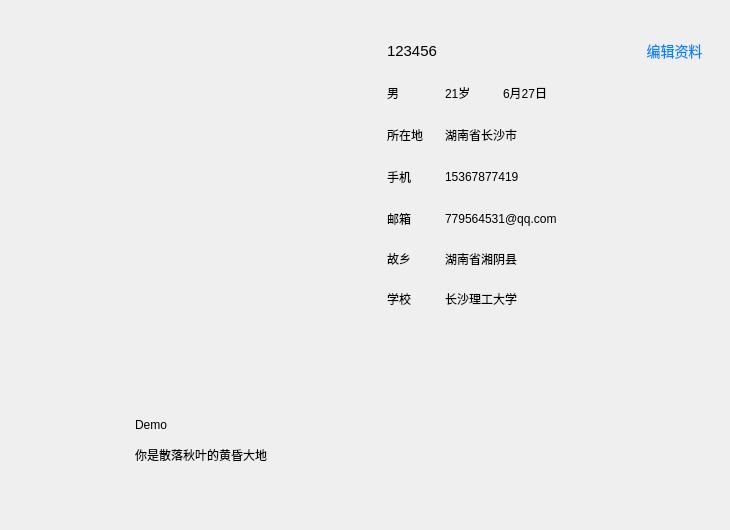
<?xml version="1.0" encoding="UTF-8"?>
<ui version="4.0">
 <class>UserInfoWidget</class>
 <widget class="QWidget" name="UserInfoWidget">
  <property name="geometry">
   <rect>
    <x>0</x>
    <y>0</y>
    <width>730</width>
    <height>530</height>
   </rect>
  </property>
  <property name="minimumSize">
   <size>
    <width>730</width>
    <height>530</height>
   </size>
  </property>
  <property name="maximumSize">
   <size>
    <width>730</width>
    <height>530</height>
   </size>
  </property>
  <property name="windowTitle">
   <string>Form</string>
  </property>
  <property name="styleSheet">
   <string notr="true"/>
  </property>
  <layout class="QVBoxLayout" name="verticalLayout_4">
   <property name="spacing">
    <number>0</number>
   </property>
   <property name="leftMargin">
    <number>0</number>
   </property>
   <property name="topMargin">
    <number>0</number>
   </property>
   <property name="rightMargin">
    <number>0</number>
   </property>
   <property name="bottomMargin">
    <number>0</number>
   </property>
   <item>
    <layout class="QHBoxLayout" name="horizontalLayout_3">
     <property name="spacing">
      <number>0</number>
     </property>
     <item>
      <widget class="QFrame" name="frame">
       <property name="enabled">
        <bool>true</bool>
       </property>
       <property name="maximumSize">
        <size>
         <width>360</width>
         <height>520</height>
        </size>
       </property>
       <property name="styleSheet">
        <string notr="true">border:0px;</string>
       </property>
       <property name="frameShape">
        <enum>QFrame::NoFrame</enum>
       </property>
       <property name="frameShadow">
        <enum>QFrame::Raised</enum>
       </property>
       <property name="lineWidth">
        <number>0</number>
       </property>
       <layout class="QVBoxLayout" name="verticalLayout_5">
        <property name="spacing">
         <number>0</number>
        </property>
        <property name="leftMargin">
         <number>0</number>
        </property>
        <property name="topMargin">
         <number>0</number>
        </property>
        <property name="rightMargin">
         <number>0</number>
        </property>
        <property name="bottomMargin">
         <number>0</number>
        </property>
        <item>
         <layout class="QVBoxLayout" name="verticalLayout_2">
          <property name="spacing">
           <number>0</number>
          </property>
          <item>
           <widget class="QLabel" name="bigIcon">
            <property name="minimumSize">
             <size>
              <width>350</width>
              <height>350</height>
             </size>
            </property>
            <property name="maximumSize">
             <size>
              <width>350</width>
              <height>350</height>
             </size>
            </property>
            <property name="text">
             <string/>
            </property>
           </widget>
          </item>
          <item>
           <spacer name="verticalSpacer_3">
            <property name="orientation">
             <enum>Qt::Vertical</enum>
            </property>
            <property name="sizeHint" stdset="0">
             <size>
              <width>20</width>
              <height>40</height>
             </size>
            </property>
           </spacer>
          </item>
          <item>
           <layout class="QHBoxLayout" name="horizontalLayout">
            <property name="spacing">
             <number>0</number>
            </property>
            <item>
             <spacer name="horizontalSpacer">
              <property name="orientation">
               <enum>Qt::Horizontal</enum>
              </property>
              <property name="sizeHint" stdset="0">
               <size>
                <width>40</width>
                <height>20</height>
               </size>
              </property>
             </spacer>
            </item>
            <item>
             <widget class="QLabel" name="label_4">
              <property name="minimumSize">
               <size>
                <width>60</width>
                <height>60</height>
               </size>
              </property>
              <property name="maximumSize">
               <size>
                <width>60</width>
                <height>60</height>
               </size>
              </property>
              <property name="styleSheet">
               <string notr="true">background:transparent;</string>
              </property>
              <property name="text">
               <string/>
              </property>
             </widget>
            </item>
            <item>
             <layout class="QVBoxLayout" name="verticalLayout">
              <property name="spacing">
               <number>0</number>
              </property>
              <item>
               <widget class="QLabel" name="nick">
                <property name="minimumSize">
                 <size>
                  <width>150</width>
                  <height>0</height>
                 </size>
                </property>
                <property name="maximumSize">
                 <size>
                  <width>150</width>
                  <height>16777215</height>
                 </size>
                </property>
                <property name="text">
                 <string>Demo</string>
                </property>
               </widget>
              </item>
              <item>
               <widget class="QLabel" name="signature">
                <property name="minimumSize">
                 <size>
                  <width>150</width>
                  <height>0</height>
                 </size>
                </property>
                <property name="maximumSize">
                 <size>
                  <width>150</width>
                  <height>16777215</height>
                 </size>
                </property>
                <property name="text">
                 <string>你是散落秋叶的黄昏大地</string>
                </property>
               </widget>
              </item>
             </layout>
            </item>
            <item>
             <spacer name="horizontalSpacer_2">
              <property name="orientation">
               <enum>Qt::Horizontal</enum>
              </property>
              <property name="sizeHint" stdset="0">
               <size>
                <width>37</width>
                <height>57</height>
               </size>
              </property>
             </spacer>
            </item>
           </layout>
          </item>
          <item>
           <spacer name="verticalSpacer_2">
            <property name="orientation">
             <enum>Qt::Vertical</enum>
            </property>
            <property name="sizeHint" stdset="0">
             <size>
              <width>20</width>
              <height>40</height>
             </size>
            </property>
           </spacer>
          </item>
         </layout>
        </item>
       </layout>
       <zorder></zorder>
      </widget>
     </item>
     <item>
      <layout class="QVBoxLayout" name="verticalLayout_3">
       <property name="spacing">
        <number>0</number>
       </property>
       <item>
        <layout class="QGridLayout" name="gridLayout">
         <property name="horizontalSpacing">
          <number>5</number>
         </property>
         <property name="verticalSpacing">
          <number>20</number>
         </property>
         <item row="2" column="0">
          <widget class="QLabel" name="label_6">
           <property name="minimumSize">
            <size>
             <width>22</width>
             <height>22</height>
            </size>
           </property>
           <property name="maximumSize">
            <size>
             <width>22</width>
             <height>22</height>
            </size>
           </property>
           <property name="styleSheet">
            <string notr="true">border-image:url(:/res/Info/sex_age.png);</string>
           </property>
           <property name="text">
            <string/>
           </property>
          </widget>
         </item>
         <item row="2" column="1">
          <widget class="QLabel" name="sex">
           <property name="text">
            <string>男</string>
           </property>
          </widget>
         </item>
         <item row="7" column="1">
          <widget class="QLabel" name="label_26">
           <property name="text">
            <string>学校</string>
           </property>
          </widget>
         </item>
         <item row="5" column="2" colspan="5">
          <widget class="QLabel" name="email">
           <property name="text">
            <string>779564531@qq.com</string>
           </property>
          </widget>
         </item>
         <item row="3" column="0">
          <widget class="QLabel" name="label_19">
           <property name="minimumSize">
            <size>
             <width>22</width>
             <height>22</height>
            </size>
           </property>
           <property name="maximumSize">
            <size>
             <width>22</width>
             <height>22</height>
            </size>
           </property>
           <property name="styleSheet">
            <string notr="true">border-image:url(:/res/Info/residence_place.png)</string>
           </property>
           <property name="text">
            <string/>
           </property>
          </widget>
         </item>
         <item row="0" column="0">
          <widget class="QLabel" name="label_28">
           <property name="minimumSize">
            <size>
             <width>0</width>
             <height>20</height>
            </size>
           </property>
           <property name="text">
            <string/>
           </property>
          </widget>
         </item>
         <item row="5" column="1">
          <widget class="QLabel" name="label_27">
           <property name="text">
            <string>邮箱</string>
           </property>
          </widget>
         </item>
         <item row="6" column="1">
          <widget class="QLabel" name="label_24">
           <property name="text">
            <string>故乡</string>
           </property>
          </widget>
         </item>
         <item row="4" column="2" colspan="5">
          <widget class="QLabel" name="phone">
           <property name="text">
            <string>15367877419</string>
           </property>
          </widget>
         </item>
         <item row="7" column="0">
          <widget class="QLabel" name="label_11">
           <property name="minimumSize">
            <size>
             <width>22</width>
             <height>22</height>
            </size>
           </property>
           <property name="maximumSize">
            <size>
             <width>22</width>
             <height>22</height>
            </size>
           </property>
           <property name="styleSheet">
            <string notr="true">border-image:url(:/res/Info/school.png);</string>
           </property>
           <property name="text">
            <string/>
           </property>
          </widget>
         </item>
         <item row="2" column="2">
          <widget class="QLabel" name="age">
           <property name="text">
            <string>21岁</string>
           </property>
          </widget>
         </item>
         <item row="1" column="5" colspan="2">
          <widget class="QPushButton" name="pushButton">
           <property name="styleSheet">
            <string notr="true">color:rgb(0, 132, 255);
border:0px;
font:14px;</string>
           </property>
           <property name="text">
            <string>编辑资料</string>
           </property>
          </widget>
         </item>
         <item row="5" column="0">
          <widget class="QLabel" name="label_7">
           <property name="minimumSize">
            <size>
             <width>22</width>
             <height>22</height>
            </size>
           </property>
           <property name="maximumSize">
            <size>
             <width>22</width>
             <height>22</height>
            </size>
           </property>
           <property name="styleSheet">
            <string notr="true">border-image:url(:/res/Info/email.png);</string>
           </property>
           <property name="text">
            <string>&lt;html&gt;&lt;head/&gt;&lt;body&gt;&lt;p&gt;&lt;br/&gt;&lt;/p&gt;&lt;/body&gt;&lt;/html&gt;</string>
           </property>
          </widget>
         </item>
         <item row="6" column="0">
          <widget class="QLabel" name="label_23">
           <property name="styleSheet">
            <string notr="true">border-image:url(:/res/Info/home_land.png)</string>
           </property>
           <property name="text">
            <string/>
           </property>
          </widget>
         </item>
         <item row="4" column="0">
          <widget class="QLabel" name="label_17">
           <property name="minimumSize">
            <size>
             <width>22</width>
             <height>22</height>
            </size>
           </property>
           <property name="maximumSize">
            <size>
             <width>22</width>
             <height>22</height>
            </size>
           </property>
           <property name="styleSheet">
            <string notr="true">border-image:url(:/res/Info/phone.png);</string>
           </property>
           <property name="text">
            <string/>
           </property>
          </widget>
         </item>
         <item row="1" column="0">
          <widget class="QLabel" name="label_5">
           <property name="minimumSize">
            <size>
             <width>22</width>
             <height>22</height>
            </size>
           </property>
           <property name="maximumSize">
            <size>
             <width>22</width>
             <height>22</height>
            </size>
           </property>
           <property name="styleSheet">
            <string notr="true">border-image:url(:/res/Info/account.png);</string>
           </property>
           <property name="text">
            <string/>
           </property>
          </widget>
         </item>
         <item row="3" column="1">
          <widget class="QLabel" name="label_21">
           <property name="text">
            <string>所在地</string>
           </property>
          </widget>
         </item>
         <item row="4" column="1">
          <widget class="QLabel" name="label_22">
           <property name="text">
            <string>手机</string>
           </property>
          </widget>
         </item>
         <item row="3" column="2" colspan="5">
          <widget class="QLabel" name="location">
           <property name="text">
            <string>湖南省长沙市</string>
           </property>
          </widget>
         </item>
         <item row="6" column="2" colspan="5">
          <widget class="QLabel" name="hometown">
           <property name="text">
            <string>湖南省湘阴县</string>
           </property>
          </widget>
         </item>
         <item row="1" column="1" colspan="4">
          <widget class="QLabel" name="account">
           <property name="minimumSize">
            <size>
             <width>0</width>
             <height>0</height>
            </size>
           </property>
           <property name="maximumSize">
            <size>
             <width>16777215</width>
             <height>16777215</height>
            </size>
           </property>
           <property name="text">
            <string>&lt;!DOCTYPE HTML PUBLIC &quot;-//W3C//DTD HTML 4.0//EN&quot; &quot;http://www.w3.org/TR/REC-html40/strict.dtd&quot;&gt;
&lt;html&gt;&lt;head&gt;&lt;meta name=&quot;qrichtext&quot; content=&quot;1&quot; /&gt;&lt;style type=&quot;text/css&quot;&gt;
p, li { white-space: pre-wrap; }
&lt;/style&gt;&lt;/head&gt;&lt;body style=&quot; font-family:'Noto Sans CJK SC'; font-size:9pt; font-weight:400; font-style:normal;&quot;&gt;
&lt;p style=&quot; margin-top:0px; margin-bottom:0px; margin-left:0px; margin-right:0px; -qt-block-indent:0; text-indent:0px;&quot;&gt;&lt;span style=&quot; font-size:11pt;&quot;&gt;123456&lt;/span&gt;&lt;/p&gt;&lt;/body&gt;&lt;/html&gt;</string>
           </property>
          </widget>
         </item>
         <item row="2" column="3" colspan="3">
          <widget class="QLabel" name="birthday">
           <property name="text">
            <string>6月27日</string>
           </property>
          </widget>
         </item>
         <item row="7" column="2" colspan="5">
          <widget class="QLabel" name="school">
           <property name="text">
            <string>长沙理工大学</string>
           </property>
          </widget>
         </item>
        </layout>
       </item>
       <item>
        <spacer name="verticalSpacer">
         <property name="orientation">
          <enum>Qt::Vertical</enum>
         </property>
         <property name="sizeHint" stdset="0">
          <size>
           <width>20</width>
           <height>40</height>
          </size>
         </property>
        </spacer>
       </item>
      </layout>
     </item>
    </layout>
   </item>
  </layout>
 </widget>
 <resources/>
 <connections/>
</ui>
